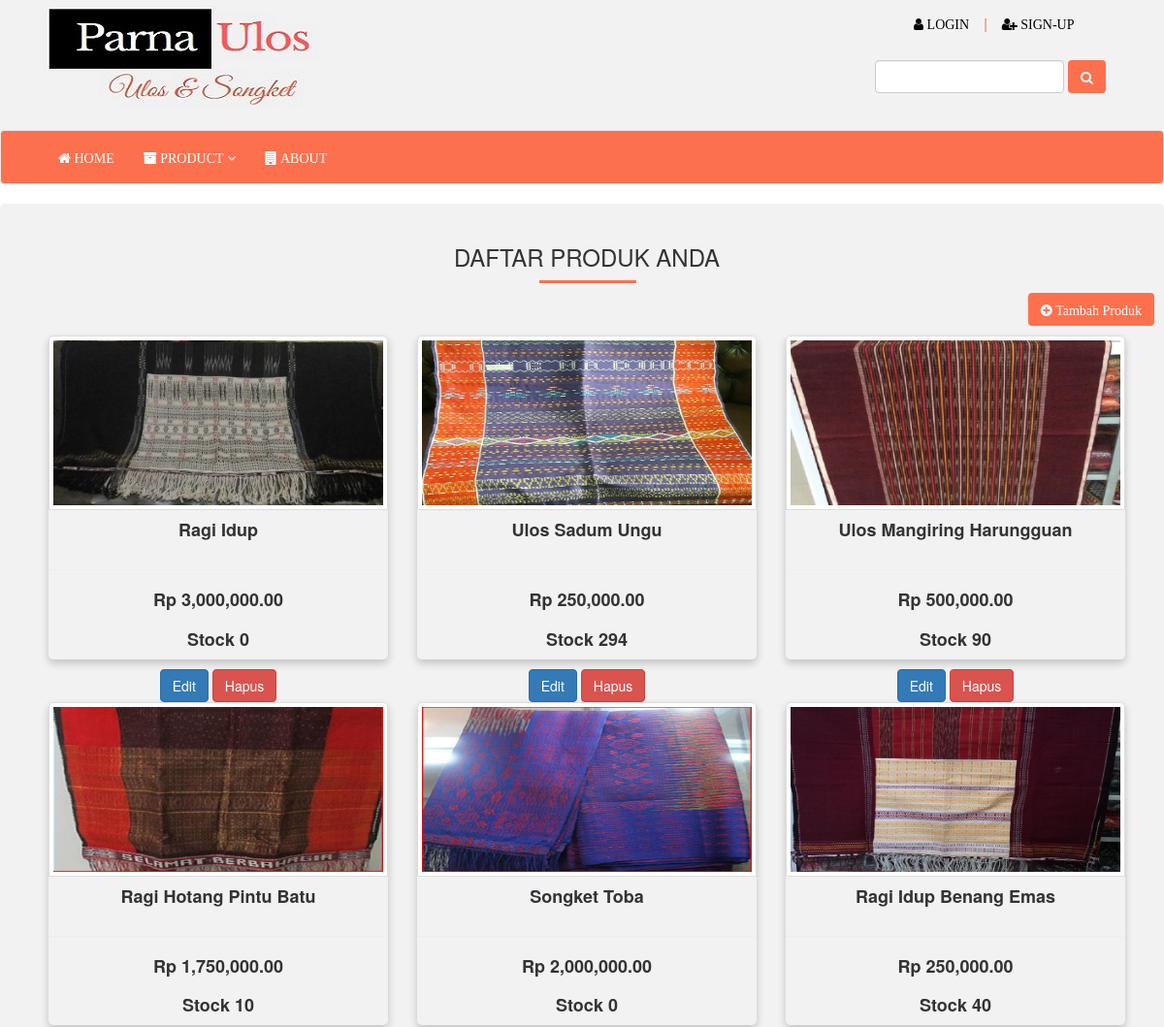
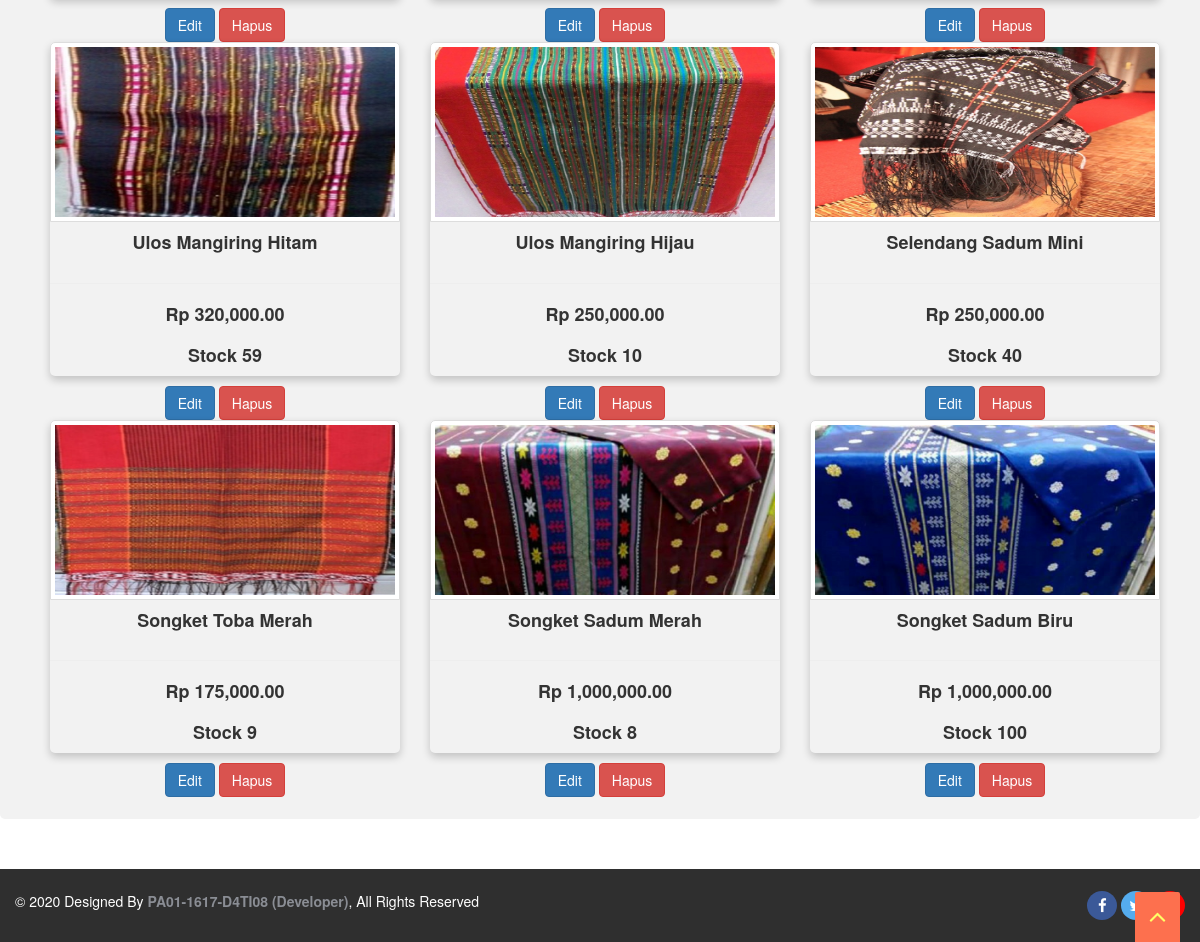
Page /PA1/admin.php on the committed database (2 pictures, top to bottom).
### tables this page shows
CREATE TABLE `produk` (
  `id_produk` bigint(20) NOT NULL,
  `nama` varchar(30) NOT NULL,
  `kategori` bigint(20) NOT NULL,
  `harga` double NOT NULL,
  `stock` int(11) NOT NULL,
  `gambar` varchar(30) NOT NULL,
  `keterangan` text NOT NULL
);

### PA1/admin.php (the view, shortened to what this page needs)
<!DOCTYPE html>
<html lang="en">
	<head>
		<link rel="stylesheet" href="css/style.css">
		<link rel="stylesheet" href="css/animate.css">
		<link rel="stylesheet" href="css/font-awesome.css">
		<link rel="stylesheet" href="css/bootstrap.min.css" >
	</head>
	<body>
		<?php
			require_once(dirname(__FILE__).'/commons/header.php');
		?>
		<?php
			require_once(dirname(__FILE__).'/commons/menubar.php');
		?>
		<section class="product">
			<div class="container">
				<div class="row">
					<h3>DAFTAR PRODUK ANDA</h3><hr class="pg-titl-bdr-btad"></hr>
					<a href="tambah_produk.php">
						<button class="btn btn-tambah"><i class="fa fa-plus-circle"> Tambah Produk</i></button>
					</a>
					<div class="col-md-12">
					<?php
					$query = "SELECT * FROM produk";
					$item = mysqli_query($conn, $query);
					while($items = mysqli_fetch_array($item)){
					?>
					<div class="col-md-4">
						 <div class="card">
						  <a href="#"><img src="img/produk/<?=$items['gambar']?>" class="img-thumbnail" alt="Avatar"></a>
							<h4><b><?=$items['nama']?></b></h4><hr>
							<h4><b>Rp <?=number_format($items['harga'])?>.00</b></h4>
							<h4><b>Stock <?=$items['stock']?></b></h4>
						</div>
					<center>
						<a href="update_produk.php?items_id=<?=$items['id_produk']?>"><button class="btn btn-primary">Edit</button></a>
						<a href="delete_process.php?items_id=<?= $items['id_produk']?>"><button class="btn btn-danger">Hapus</button></a>
					</center>
					</div>
					<?php }; ?>
					</div>
				</div>
			</div>
		</section>
		<?php
			require_once(dirname(__FILE__).'/commons/footer.php');
		?>
		<a href="#" class="scrollup"><i class="fa fa-angle-up fa-2x active"></i></a>
	</body>
</html>

### PA1/css/style.css (style rules this page uses)
body { font-family:'Open Sans',Arial,Helvetice Neue,sans-serif; font-size:14px; font-weight:300; line-height:1.6em; color:#333; }
h1,h2,h3,h4,h5,h6 { color:#333; line-height:1.1em; }
a { text-decoration:none; transition: all 0.1s ease-in-out; -moz-transition: all 0.1s ease-in-out; -webkit-transition: all 0.1s ease-in-out; -o-transition: all 0.1s ease-in-out; outline: none; color:#333; }
hr { margin-top:20px; margin-bottom:50px; }
.card { box-shadow: 0 4px 8px 0 rgba(0,0,0,0.2); transition: 0.3s; border-radius: 5px; text-align:center; background: #f2f2f2; }
.card img { height: 180px; }
.card h4 { padding:0 0 10px 0; }
.container { padding: 2px 16px; }
.card img { border-radius: 5px 5px 0 0; width:100%; }
.product { display:block; margin: 20px 0 50px 0; background: #f2f2f2; width:100%; padding:20px; border-radius:5px; }
.product h3 { text-align: center; }
.product .btn-tambah { margin: 0 0 10px 0; background: #fd704e; cursor: pointer; color: #fff; float: right; }
.scrollup { position:fixed; width:32px; height:32px; bottom:0px; right:20px; background: #fd704e; -webkit-border-radius: 2px 2px 0 0; -moz-border-radius: 2px 2px 0 0; border-radius: 2px 2px 0 0; }
a.scrollup { outline:0; text-align: center; width:45px; height:50px; }
a.scrollup i { margin-top: 10px; color: #ff6; }
.pg-titl-bdr-btad { width: 100px; height: 3px; background-color: #fd704e; margin:0 0 10px 536px; }
.inner-footer ul li,a { list-style:none; }

### rows in the picture
produk: gambar (picture), nama "Ragi Idup", harga "3,000,000", stock "0"
produk: gambar (picture), nama "Ulos Sadum Ungu", harga "250,000", stock "294"
produk: gambar (picture), nama "Ulos Mangiring Harungguan", harga "500,000", stock "90"
produk: gambar (picture), nama "Ragi Hotang Pintu Batu", harga "1,750,000", stock "10"
produk: gambar (picture), nama "Songket Toba", harga "2,000,000", stock "0"
produk: gambar (picture), nama "Ragi Idup Benang Emas", harga "250,000", stock "40"
produk: gambar (picture), nama "Ulos Mangiring Hitam", harga "320,000", stock "59"
produk: gambar (picture), nama "Ulos Mangiring Hijau", harga "250,000", stock "10"
produk: gambar (picture), nama "Selendang Sadum Mini", harga "250,000", stock "40"
produk: gambar (picture), nama "Songket Toba Merah", harga "175,000", stock "9"
produk: gambar (picture), nama "Songket Sadum Merah", harga "1,000,000", stock "8"
produk: gambar (picture), nama "Songket Sadum Biru", harga "1,000,000", stock "100"
